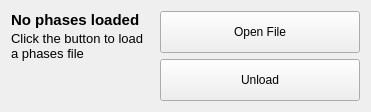
          <widget class="QWidget" name="phasesFileTab">
           <attribute name="title">
            <string>Phases</string>
           </attribute>
           <layout class="QHBoxLayout" name="horizontalLayout_4">
            <item>
             <layout class="QVBoxLayout" name="verticalLayout_17">
              <property name="spacing">
               <number>2</number>
              </property>
              <item>
               <widget class="QLabel" name="phasesFileTitle">
                <property name="sizePolicy">
                 <sizepolicy hsizetype="Ignored" vsizetype="Fixed">
                  <horstretch>0</horstretch>
                  <verstretch>0</verstretch>
                 </sizepolicy>
                </property>
                <property name="font">
                 <font>
                  <pointsize>11</pointsize>
                  <weight>75</weight>
                  <bold>true</bold>
                 </font>
                </property>
                <property name="text">
                 <string>No phases loaded</string>
                </property>
                <property name="wordWrap">
                 <bool>true</bool>
                </property>
               </widget>
              </item>
              <item>
               <widget class="QLabel" name="phasesFileDescr">
                <property name="sizePolicy">
                 <sizepolicy hsizetype="Expanding" vsizetype="Fixed">
                  <horstretch>0</horstretch>
                  <verstretch>0</verstretch>
                 </sizepolicy>
                </property>
                <property name="font">
                 <font>
                  <pointsize>10</pointsize>
                 </font>
                </property>
                <property name="text">
                 <string>Click the button to load a phases file</string>
                </property>
                <property name="wordWrap">
                 <bool>true</bool>
                </property>
               </widget>
              </item>
              <item>
               <spacer name="verticalSpacer_8">
                <property name="orientation">
                 <enum>Qt::Vertical</enum>
                </property>
                <property name="sizeHint" stdset="0">
                 <size>
                  <width>20</width>
                  <height>40</height>
                 </size>
                </property>
               </spacer>
              </item>
             </layout>
            </item>
            <item>
             <layout class="QVBoxLayout" name="verticalLayout_16">
              <item>
               <widget class="QPushButton" name="loadPhasesFile">
                <property name="sizePolicy">
                 <sizepolicy hsizetype="Minimum" vsizetype="Minimum">
                  <horstretch>0</horstretch>
                  <verstretch>0</verstretch>
                 </sizepolicy>
                </property>
                <property name="minimumSize">
                 <size>
                  <width>200</width>
                  <height>0</height>
                 </size>
                </property>
                <property name="maximumSize">
                 <size>
                  <width>200</width>
                  <height>16777215</height>
                 </size>
                </property>
                <property name="text">
                 <string>Open File</string>
                </property>
                <property name="icon">
                 <iconset resource="resources.qrc">
                  <normaloff>:/breeze-icons/document-open-24.svg</normaloff>:/breeze-icons/document-open-24.svg</iconset>
                </property>
                <property name="iconSize">
                 <size>
                  <width>24</width>
                  <height>24</height>
                 </size>
                </property>
               </widget>
              </item>
              <item>
               <widget class="QPushButton" name="unloadPhasesFile">
                <property name="sizePolicy">
                 <sizepolicy hsizetype="Minimum" vsizetype="Minimum">
                  <horstretch>0</horstretch>
                  <verstretch>0</verstretch>
                 </sizepolicy>
                </property>
                <property name="minimumSize">
                 <size>
                  <width>200</width>
                  <height>0</height>
                 </size>
                </property>
                <property name="maximumSize">
                 <size>
                  <width>200</width>
                  <height>16777215</height>
                 </size>
                </property>
                <property name="text">
                 <string>Unload</string>
                </property>
                <property name="icon">
                 <iconset resource="resources.qrc">
                  <normaloff>:/breeze-icons/edit-clear-24.svg</normaloff>:/breeze-icons/edit-clear-24.svg</iconset>
                </property>
                <property name="iconSize">
                 <size>
                  <width>24</width>
                  <height>24</height>
                 </size>
                </property>
               </widget>
              </item>
             </layout>
            </item>
           </layout>
          </widget>
